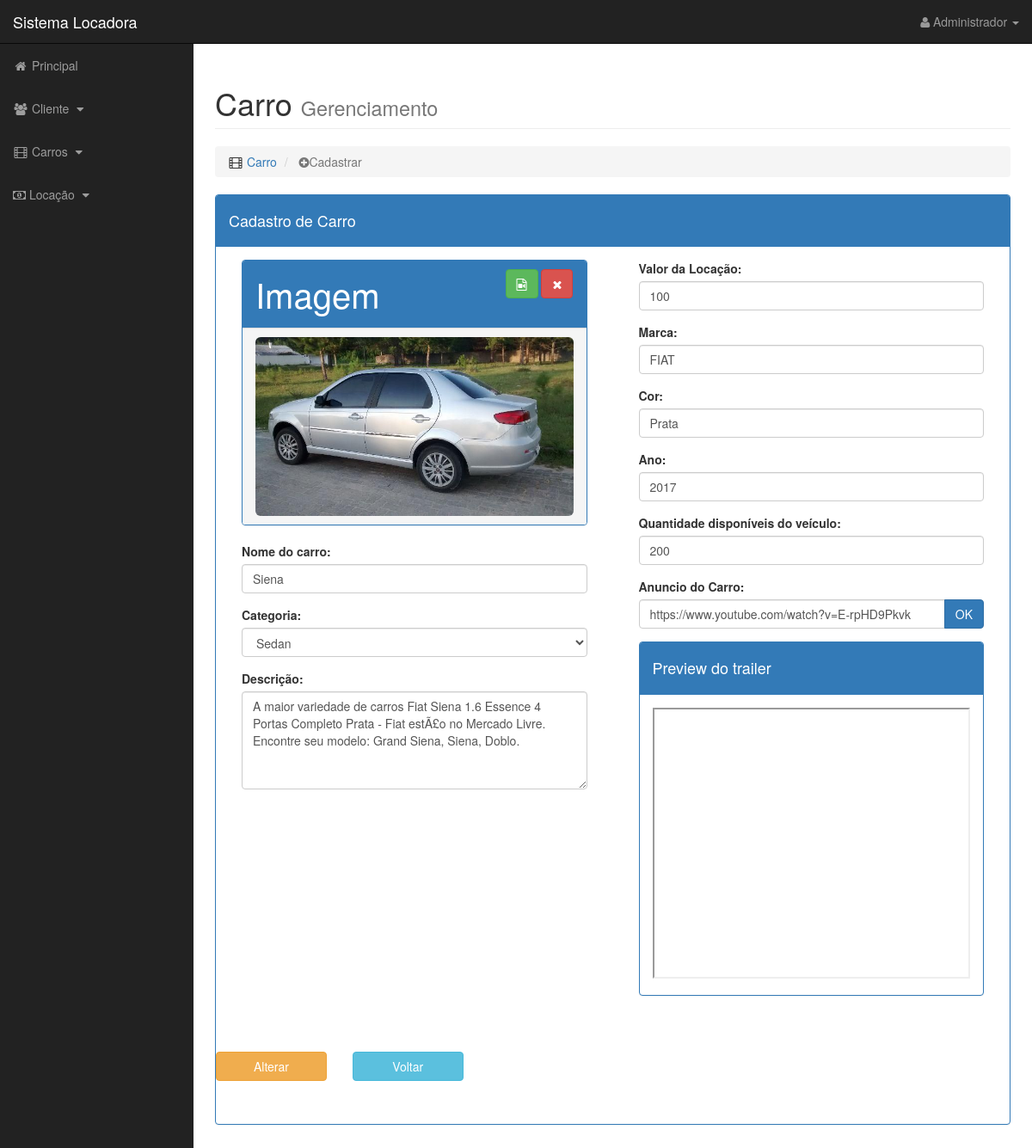
Page /View/Carro/carroGerenciar.php?codigo=11 (signed in) on the committed database.
### tables this page shows
CREATE TABLE `carro` (
  `idCarro` int(11) NOT NULL,
  `nome` varchar(150) NOT NULL,
  `sinopse` varchar(300) NOT NULL,
  `diretor` varchar(150) NOT NULL,
  `ano` int(11) NOT NULL,
  `produtora` varchar(150) NOT NULL,
  `quantidade` int(11) NOT NULL,
  `trailer` varchar(150) NOT NULL,
  `imagem` varchar(150) NOT NULL,
  `status` int(11) NOT NULL,
  `idUsuario` int(11) NOT NULL,
  `idCategoria` int(11) NOT NULL,
  `valor_locacao` double NOT NULL
);

CREATE TABLE `categoria` (
  `idCategoria` int(11) NOT NULL,
  `categoria` varchar(45) NOT NULL,
  `status` int(11) NOT NULL
);

### Carro/CarroController.php (called while the page is built, shortened)
<?php
$carro = new Carro();
if (isset($_GET['codigo'])) {
    $resultado = $carro->find($_GET['codigo']);
}

### Carro/CarroModel.php (called while the page is built, shortened)
<?php
require_once $_SERVER['DOCUMENT_ROOT'] . '/SistemaLocadora//DB/DB.php';
abstract class CarroModel extends DB {
    protected $table;
    public function find($id) {
        $sql = "SELECT * FROM $this->table WHERE idCarro = :id";
        $stmt = DB::prepare($sql);
        $stmt->bindParam(':id', $id, PDO::PARAM_INT);
        $stmt->execute();
        return $stmt->fetch();
    }
}

### DB/DB.php (called while the page is built, shortened)
<?php
class DB {
    private static $instance;
    public static function getInstance() {
        if (!isset(self::$instance)) {
            try {
                self::$instance = new PDO('mysql:host=' . DB_HOST . ';dbname=' . DB_NAME, DB_USER, DB_PASS);
                self::$instance->setAttribute(PDO::ATTR_ERRMODE, PDO::ERRMODE_EXCEPTION);
                self::$instance->setAttribute(PDO::ATTR_DEFAULT_FETCH_MODE, PDO::FETCH_OBJ);
            } catch (PDOException $e) {
                echo $e->getMessage();
            }
        }
        return self::$instance;
    }
    public static function prepare($sql) {
        return self::getInstance()->prepare($sql);
    }
}

### Categoria/CategoriaController.php (called while the page is built, shortened)
<?php
$categoria = new Categoria();

### Categoria/CategoriaModel.php (called while the page is built, shortened)
<?php
require_once $_SERVER['DOCUMENT_ROOT'] . '/SistemaLocadora//DB/DB.php';
abstract class CategoriaModel extends DB {
    protected $table;
    public function findAll() {
        $sql = "SELECT idCategoria, categoria FROM $this->table";
        $stmt = DB::prepare($sql);
        $stmt->execute();
        return $stmt->fetchAll();
    }
}

### View/Carro/carroGerenciar.php (the view, shortened to what this page needs)
<!DOCTYPE html>
<html lang="pt">
    <head>
        <link href="../Template/css/bootstrap.min.css" rel="stylesheet">
        <link href="../Template/plugins/morris.css" rel="stylesheet">
        <link href="../Template/css/sb-admin.css" rel="stylesheet">
        <link href="../Template/font-awesome/css/font-awesome.min.css" rel="stylesheet" type="text/css">
    </head>
    <body>
        <?php
        require_once('../Template/menuLateral.php');
        require_once('../../Categoria/CategoriaController.php');
        require_once('../../Carro/CarroController.php');
        ?>
        <div id="page-wrapper">
            <div class="container-fluid">
                <div class="row">
                    <div class="col-lg-12">
                        <h1 class="page-header">
                            Carro
                            <small>Gerenciamento</small>
                        </h1>
                        <ol class="breadcrumb">
                            <li>
                                <i class="fa fa-fw fa-film"></i>  <a href="carroListar.php">Carro</a>
                            </li>
                            <li class="active">
                                <i class="fa fa-plus-circle"></i>Cadastrar
                            </li>
                        </ol>
                    </div>
                </div>
                <div class="panel panel-primary">
                    <div class="panel-heading"><h4>Cadastro de Carro</h4></div>
                    <div class="panel-body">
                        <form role="form"  method="POST" enctype="multipart/form-data">
                            <div class="form-group">
                                <div class="row">
                                    <div class="col-lg-6">
                                        <div class="col-lg-12">
                                            <div class="panel panel-primary">
                                                <div class="panel-heading">
                                                    <div class="row">
                                                        <div class="col-xs-8">
                                                            <div class="huge">Imagem</div>
                                                        </div>
                                                        <div class="col-xs-4 text-right">
                                                            <div>
                                                                <label class="btn btn-success btn-file">
                                                                    <i class="fa fa-file-video-o"></i>
                                                                </label>
                                                                <button type="button" class="btn btn-danger"  onclick="limparCampoFile();"><i class="fa fa-close"></i></button>
                                                            </div>
                                                        </div>
                                                    </div>
                                                </div>
                                                <a href="#">
                                                    <div class="panel-footer">
                                                        <div>
                                                            <img id="imagemCapa" src="<?php
                                                            if (isset($resultado->imagem)) {
                                                                echo '../imgCapa/' . $resultado->imagem;
                                                            } else {
                                                                echo '../imgCapa/imgAdd.png';
                                                            }
                                                            ?>" class="img-rounded" alt="<?= $resultado->imagem; ?>" width="100%">
                                                        </div>
                                                    </div>
                                                </a>
                                            </div>
                                        </div>
                                        <div class="col-lg-12" style="padding: 0 15px 15px 15px;">
                                            <label for="nomeCarro">Nome do carro:</label>
                                            <input type="text" id="nomecarro" name="nomeCarro" class="form-control" value="<?php
                                            if (isset($resultado->nome)) {
                                                echo $resultado->nome;
                                            }
                                            ?>" placeholder="Nome do carro" required />
                                        </div>
                                        <div class="col-lg-12" style="padding: 0 15px 15px 15px;">
                                            <label for="idCategoria">Categoria:</label>
                                            <select name="idCategoria" class="form-control" required>
                                                <?php foreach ($categoria->findAll() as $key => $value): ?>
                                                    <option value="<?= $value->idCategoria; ?>" <?php
                                                    if (isset($resultado->idCategoria)) {
                                                        if ($value->idCategoria == $resultado->idCategoria) {
                                                            echo 'selected';
                                                        }
                                                    }
                                                    ?>   ><?= $value->categoria; ?></option>
                                                        <?php endforeach; ?>
                                            </select>
                                        </div>
                                        <div class="col-lg-12" style="padding: 0 15px 15px 15px;">
                                            <label for="sinopse">Descrição:</label>
                                            <TEXTAREA NAME="sinopse" ROWS=5 COLS=35 placeholder="" class="form-control" required><?php
                                                if (isset($resultado->sinopse)) {
                                                    echo $resultado->sinopse;
                                                }
                                                ?></TEXTAREA>
                                        </div>
                                    </div>
                                    <div class="col-lg-6">
                                        <div class="col-lg-12" style="padding: 0 15px 15px 15px;">
                                             <label for="valor_locacao">Valor da Locação:</label>
                                             <input type="number" id="valor_locacao" name="valor_locacao" class="form-control" value="<?php
                                            if (isset($resultado->valor_locacao)) {
                                                echo $resultado->valor_locacao;
                                            }
                                            ?>" placeholder="Valor da Locação" required />
                                        </div>
                                         <div class="col-lg-12" style="padding: 0 15px 15px 15px;">
                                            <label for="diretor">Marca:</label>
                                            <input type="text" id="diretor" name="diretor" class="form-control" value="<?php
                                            if (isset($resultado->diretor)) {
                                                echo $resultado->diretor;
                                            }
                                            ?>"  placeholder="Marca" required />
                                        </div>
                                        <div class="col-lg-12" style="padding: 0 15px 15px 15px;">
                                            <label for="produtora">Cor:</label>
                                            <input type="text" id="produtora" name="produtora" class="form-control" value="<?php
                                            if (isset($resultado->idCarro)) {
                                                echo $resultado->produtora;
                                            }
                                            ?>" placeholder="Cor" required />
                                        </div>
                                        <div class="col-lg-12" style="padding: 0 15px 15px 15px;">
                                             <label for="ano">Ano:</label>
                                             <input type="number" id="ano" name="ano" class="form-control" value="<?php
                                            if (isset($resultado->ano)) {
                                                echo $resultado->ano;
                                            }
                                            ?>" placeholder="Ano" required />
                                        </div>
                                        <div class="col-lg-12" style="padding: 0 15px 15px 15px;">
                                            <label for="quantidade">Quantidade disponíveis do veículo:</label>
                                            <input type="text" id="quantidade" name="quantidade" class="form-control" value="<?php
                                            if (isset($resultado->quantidade)) {
                                                echo $resultado->quantidade;
                                            }
                                            ?>" placeholder="Quantidade disponíveis do veículo:"  required />
                                        </div>
                                         <div class="col-lg-12" style="padding: 0 15px 15px 15px;">
                                            <label for="trailer">Anuncio do Carro:</label>
                                            <div class="input-group">
                                                <input type="text" id="trailer" name="trailer" class="form-control" value="<?php
                                                if (isset($resultado->trailer)) {
                                                    echo "https://www.youtube.com/watch?v=" . $resultado->trailer;
                                                }
                                                ?>" placeholder="https://www.youtube.com/watch?v=UAlH3gysjOQ" required />
                                                <span class="input-group-btn">
                                                    <button class="btn btn-primary" type="button" onclick="testarLink()">OK</button>
                                                </span>
                                             </div>
                                        </div>
                                        <div class="col-lg-12" style="padding: 0 15px 15px 15px; <?php
                                        if (!isset($resultado->trailer)) {
                                            echo 'display: none';
                                        }
                                        ?>" id="blocoYoutube">
                                             <div class="panel panel-primary">
                                                  <div class="panel-heading"><h4>Preview do trailer</h4></div>
                                                  <div class="panel-body" id="video">
                                                           <iframe width="100%" id="youtube" height="315"src="https://www.youtube.com/embed/<?php
                                                    if (isset($resultado->trailer)) {
                                                        echo $resultado->trailer;
                                                    } else {
                                                        echo"AcN6Yh8ge-U";
                                                    }
                                                    ?>"></iframe>
                                                       </div>
                                             </div>
                                        </div>
                                    </div>
                                    <div class="row">
                                        <div class="col-xs-12 col-mg-12 col-lg-12" style=" text-align: center; padding: 20px 0 0 0; margin-top: 1%">
                                            <?php if (isset($resultado->idCarro)) { ?>
                                                <div class="col-xs-2 col-mg-2 col-lg-2">
                                                    <input class="btn btn-warning btn-block" type="submit" name="update" value="Alterar"><span style="padding:0 0 0 30px;">
                                                </div>
                                            <?php } ?>
                                            <div class="col-xs-2 col-mg-2 col-lg-2">
                                                <a class="btn btn-info btn-block" href="carroListar.php" name="limpar">Voltar</a>
                                            </div>
                                        </div>
                                    </div>
                                </div>
                        </form>
                    </div>
                </div>
                </body>
                </html>

### rows in the picture
carro: imagem (picture), nomeCarro "Siena", idCategoria "Sedan", sinopse "A maior variedade de carros Fiat Siena 1.6 Essence 4 Portas Completo Prata - Fiat estÃ£o no Mercado Livre. Encontre seu modelo: Grand Siena, Siena, Doblo.", valor_locacao "100", diretor "FIAT", produtora "Prata", ano "2017", quantidade "200", trailer "https://www.youtube.com/watch?v=E-rpHD9Pkvk"

### other values in the picture
$_SESSION['nome'] "Administrador"
